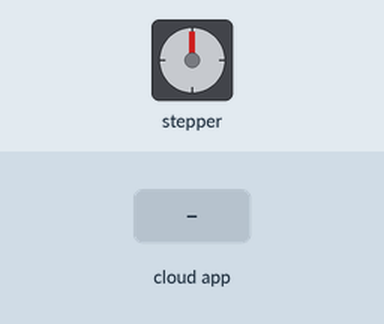
Bench run of a sketch on a simulated Arduino Uno, built with avr-gcc and run on an emulated ATmega328P. On the bench: stepper motor. The test bench sets the inputs (shaded band). The ROS host is connected and sends only what is stated; stepper angles assume 200 steps per turn; what the sketch prints to the serial monitor is not drawn.

Above: at 2.2 s.
2.3 s: the phone or cloud app sets stepper_control to 0
Timing chart, 0 to 5.3 s (numbered marks = the images above; inputs shaded):
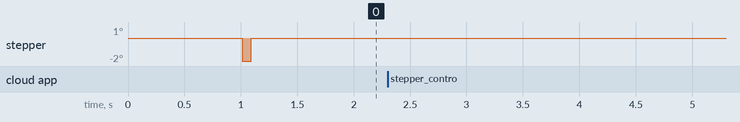

The sketch:

aqua_stepper.ino
```cpp
#include <micro_ros_arduino.h>

#include <stdio.h>
#include <rcl/rcl.h>
#include <rcl/error_handling.h>
#include <rclc/rclc.h>
#include <rclc/executor.h>

#include <AccelStepper.h>
#include <std_msgs/msg/int32.h>

// Pin definitions
#define stepPin 4
#define dirPin 2
//#define home_switch 9

// Stepper configuration
AccelStepper aquaStepper(AccelStepper::DRIVER, stepPin, dirPin);

// ROS-related variables
rcl_subscription_t subscriber;
std_msgs__msg__Int32 msg;
rclc_executor_t executor;
rclc_support_t support;
rcl_allocator_t allocator;
rcl_node_t node;


#define steps 200  // Steps per revolution for the motor (360/1.8 degrees)

// #define LED_PIN 13

// Motor position and homing state
long current_position = 0;   // Current position in steps
long target_position = 0;    // Target position in degrees
long target_steps = 0;       // Target position in steps
// bool homing_state = false;   // Homing state


void error_loop() {
  while(true){
   Serial.println("Error occurred! Entering error loop...");
   delay(50);
  }
}

// RCCHECK macro to check return values
#define RCCHECK(fn) { rcl_ret_t temp_rc = fn; if ((temp_rc != RCL_RET_OK)) { error_loop(); } }
#define RCSOFTCHECK(fn) { rcl_ret_t temp_rc = fn; if ((temp_rc != RCL_RET_OK)) {} }

//

// Function to handle errors
// {
//   while (1) {
//     digitalWrite(LED_PIN, !digitalRead(LED_PIN));
//     delay(100);
//   }
// }


// Function to convert degrees to steps
long degToSteps(long degrees) {
  return (degrees * steps) / 360;
}

// Homing motor function
// void homeMotor() {
//   if (!homing_state) {
//     // Start homing process
//     aquaStepper.setSpeed(100);  // Set speed for homing
//     if (digitalRead(home_switch) == HIGH) {
//       aquaStepper.move(-1); // Move backward until the switch is pressed
//       aquaStepper.runSpeed(); // Run continuously at the set speed
//     } else {
//       // Homing completed
//       aquaStepper.stop();  // Stop the motor
//       current_position = 0;  // Set home position to 0 steps
//       aquaStepper.setCurrentPosition(0);  // Mark stepper at position 0
//       homing_state = true;  // Set homing state to true
//     }
//   }
// }

// ROS 2 subscription callback
void subscription_callback(const void *msgin) {
  const std_msgs__msg__Int32 *msg = (const std_msgs__msg__Int32 *)msgin;
  Serial.print("received:");
  Serial.println(msg->data);

  // if (homing_state) {  // Only move if homing is complete
    long new_position = msg->data;  // Get the new position in degrees
    target_steps = degToSteps(new_position);  // Convert new position to steps
    aquaStepper.moveTo(target_steps);  // Move stepper by the new steps

  //   target_position = current_position + new_position;  // Add new position to current position
  //   target_steps = degToSteps(target_position);  // Convert total degrees to steps
  //   aquaStepper.moveTo(target_steps);  // Move stepper to the new total target
  //   current_position = target_position;
  // // }
}


void setup() {

  Serial.begin(115200);

  // Initialize micro-ROS
  set_microros_transports();

  delay(1000);

  // Pin setup
  // pinMode(home_switch, INPUT_PULLUP);  // Setup home switch pin
  // pinMode(LED_PIN, OUTPUT);

  // Stepper motor setup
  aquaStepper.setMaxSpeed(1000);
  aquaStepper.setSpeed(50);
  aquaStepper.setAcceleration(150);

  // Initialize allocator and support
  allocator = rcl_get_default_allocator();

  // Create init options
  RCCHECK(rclc_support_init(&support, 0, NULL, &allocator));

  // Create node
  RCCHECK(rclc_node_init_default(&node, "aqua_stepper_node", "", &support));


  // Create subscriber
  RCCHECK(rclc_subscription_init_default(
    &subscriber,
    &node,
    ROSIDL_GET_MSG_TYPE_SUPPORT(std_msgs, msg, Int32),
    "stepper_control"
  ));

  // Create executor
  RCCHECK(rclc_executor_init(&executor, &support.context, 1, &allocator));
  RCCHECK(rclc_executor_add_subscription(&executor, &subscriber, &msg, &subscription_callback, ON_NEW_DATA));

  // Start homing process
  // homeMotor();
}

void loop() {
  // Spin executor to process any incoming messages
  RCCHECK(rclc_executor_spin_some(&executor, RCL_MS_TO_NS(100)));

  // Continue homing process if not completed
  // if (!homing_state) {
  //   homeMotor();  // Keep homing until the limit switch is pressed
  // }

  // Run the stepper to move towards the target
  aquaStepper.run();

  delay(10);
}


// // ROS 2 subscription callback (for absolute movement)
// const std_msgs__msg__Int32 *msg = (const std_msgs__msg__Int32 *)msgin;
  // if (homing_state) {  // Only move if homing is complete
  //   target_position = msg->data;  // Set the new target position in degrees
  //   target_steps = degToSteps(target_position);  // Convert degrees to steps
  //   aquaStepper.moveTo(target_steps); // Move stepper to target steps
  // }
```

Measured:
- after the input at 2.3 s, every drawn part: stays the same
